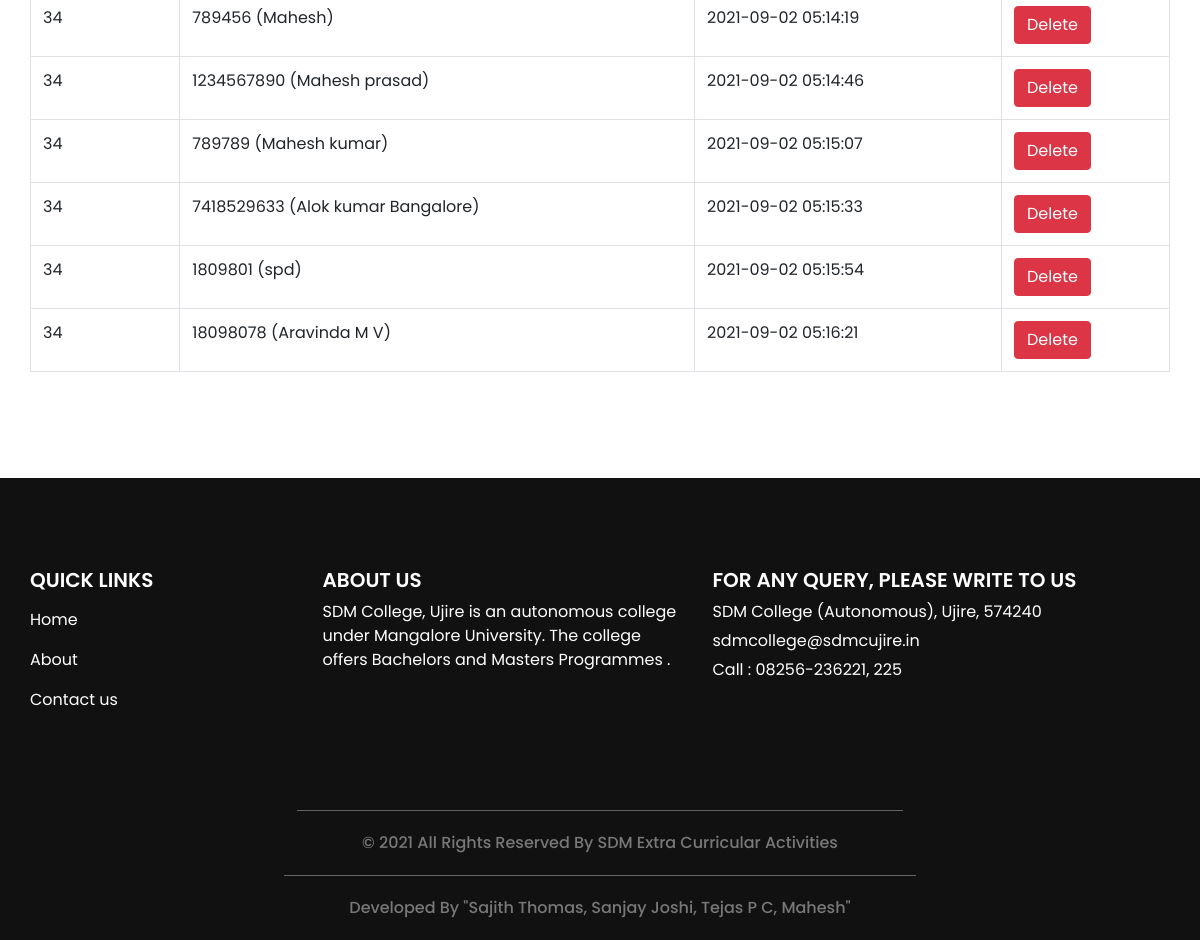
The page /view_event_apply.php (lower part) on the database as committed earlier.
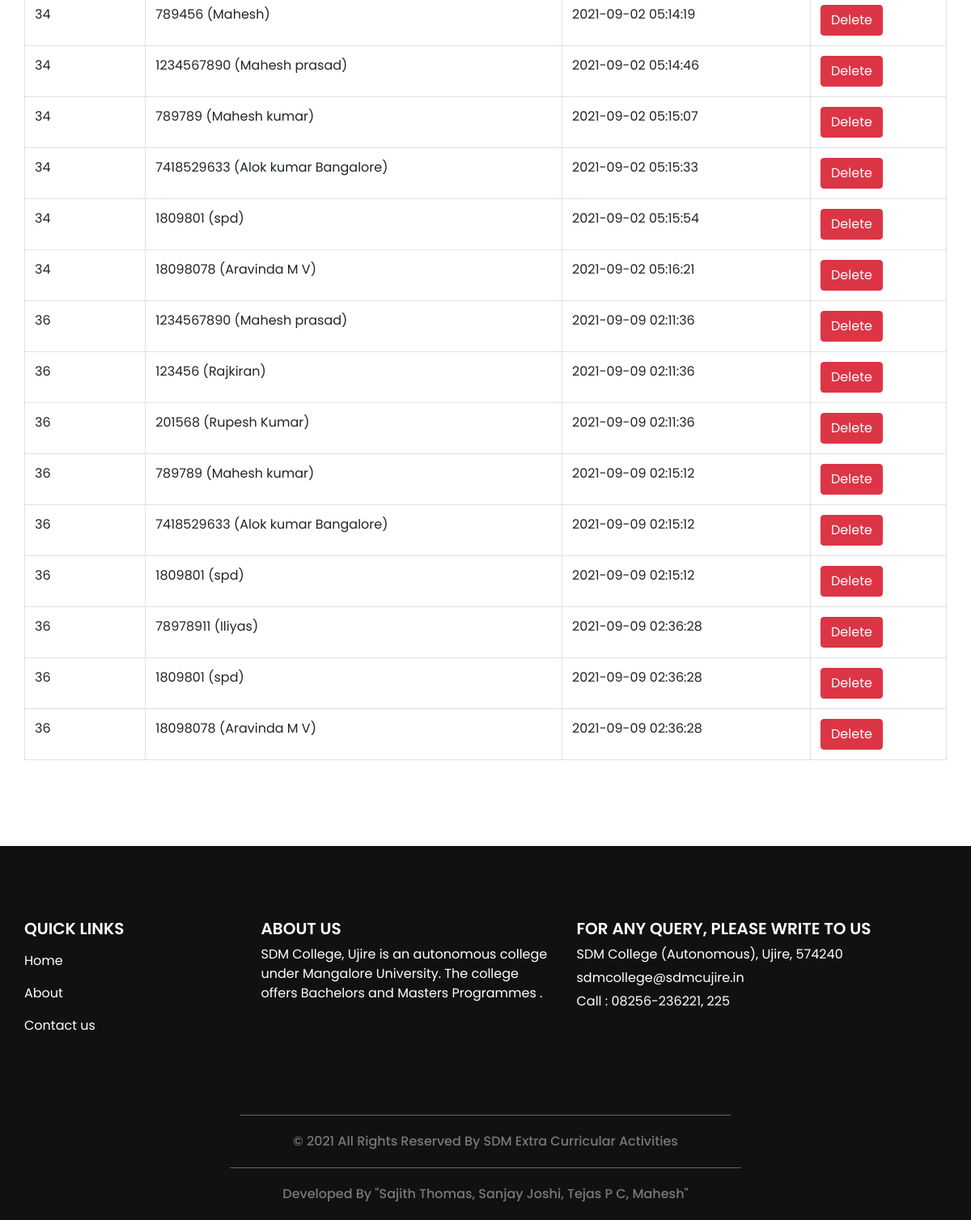
The same page on the database as committed later.
### tables this page shows
CREATE TABLE `event_participation` (
  `event_participation_id` int(11) NOT NULL,
  `event_id` int(11) NOT NULL,
  `student_id` int(11) NOT NULL,
  `event_participation_type` varchar(25) NOT NULL,
  `team` varchar(25) NOT NULL,
  `apply_dt_tim` datetime NOT NULL,
  `event_participation_status` varchar(10) NOT NULL
);

CREATE TABLE `student` (
  `student_id` int(11) NOT NULL,
  `student_name` varchar(30) NOT NULL,
  `course_id` int(11) NOT NULL,
  `student_rollno` varchar(10) NOT NULL,
  `student_password` varchar(300) NOT NULL,
  `st_class` varchar(20) NOT NULL,
  `student_image` varchar(300) NOT NULL,
  `gender` varchar(10) NOT NULL,
  `dob` date NOT NULL,
  `language` varchar(25) NOT NULL,
  `elective_paper` varchar(20) NOT NULL,
  `extension_activities` varchar(50) NOT NULL,
  `student_status` varchar(10) NOT NULL
);

### view_event_apply.php (the view, shortened to what this page needs)
<?php
include("header.php");
?>
  <section class="event_section layout_padding">
    <div class="container">
      <div class="event_container">
        <div class="">
<table id="datatableplugin" class="table table-bordered">
	<tbody>
		<?php
		$sqlview = "SELECT event_participation.*,student.student_rollno,student.student_name FROM  event_participation LEFT JOIN student ON event_participation.student_id=student.student_id";
		$qsqlview = mysqli_query($con,$sqlview);
		while($rsview = mysqli_fetch_array($qsqlview))
		{
			echo "<tr>
				<td>$rsview[event_id]</td>
				<td>$rsview[student_rollno] ($rsview[student_name])</td>
				<td>$rsview[apply_dt_tim]</td>
				<td>
				<a href='view_event_apply.php?delid=$rsview[event_participation_id]' class='btn btn-danger' onclick='return confirmdel()' >Delete</a>
				</td>
			</tr>";
		}
		?>
	</tbody>
</table>
        </div>
      </div>
    </div>
  </section>
<?php
include("footer.php");
?>

### header.php (shortened to what this page needs)
<!DOCTYPE html>
<html>
<head>
  <link rel="stylesheet" type="text/css" href="css/bootstrap.css" />
  <link href="css/style.css" rel="stylesheet" />
  <link href="css/responsive.css" rel="stylesheet" />
  <link href="css/jquery.dataTables.min.css" rel="stylesheet" />
  <link rel="stylesheet" href="https://cdnjs.cloudflare.com/ajax/libs/font-awesome/4.7.0/css/font-awesome.min.css">
</head>
<body
<?php
if(basename($_SERVER['PHP_SELF']) != "index.php")
{
?>
class="sub_page"
<?php
}
?>>

### footer.php (shortened to what this page needs)
  <section class="info_section layout_padding">
    <div class="container">
      <div class="row">
        <div class="col-md-3">
          <div class="info_menu">
            <h5>
              QUICK LINKS
            </h5>
            <ul class="navbar-nav  ">
              <li class="nav-item active">
                <a class="nav-link" href="index.php">Home <span class="sr-only">(current)</span></a>
              </li>
              <li class="nav-item">
                <a class="nav-link" href="about.php"> About </a>
              </li>
              <li class="nav-item">
                <a class="nav-link" href="contact.php">Contact us</a>
              </li>
            </ul>
          </div>
        </div>
        <div class="col-md-4">
          <div class="info_course">
            <h5>
              About Us
            </h5>
            <p>
              SDM College, Ujire is an autonomous college under Mangalore University. The college offers Bachelors and Masters Programmes .
            </p>
          </div>
        </div>
        <div class="col-md-5">
          <div class="info_news">
            <h5>
              FOR ANY QUERY, PLEASE WRITE TO US
            </h5>
            <div class="info_contact">
              <a href="">
                SDM College (Autonomous), Ujire, 574240
              </a>
              <a href="">
                sdmcollege@sdmcujire.in
              </a>
              <a href="">
                Call : 08256-236221, 225
              </a>
            </div>
          </div>
        </div>
      </div>
    </div>
  </section>
  <footer class="container-fluid footer_section">
    <p>
      &copy; 2021 All Rights Reserved By SDM Extra Curricular Activities
    </p>
  </footer>
  <footer class="container-fluid footer_section">
      <p>
        Developed By "Sajith Thomas, Sanjay Joshi, Tejas P C, Mahesh"
      </p>
  </footer>
</body>
</html>

### css/style.css (style rules this page uses)
body { font-family: "Poppins", sans-serif; color: #000000; background-color: #ffffff; }
.layout_padding { padding: 90px 0; }
a, a:hover, a:focus { text-decoration: none; }
.btn, .btn:focus { outline: none !important; -webkit-box-shadow: none; box-shadow: none; }
.info_section { background-color: #121111; color: #ffffff; }
.info_section h5 { text-transform: uppercase; font-weight: 600; }
.info_section .info_menu .navbar-nav .nav-item .nav-link { color: #ffffff; }
.info_section .info_news .info_contact { display: -webkit-box; display: -ms-flexbox; display: flex; -webkit-box-orient: vertical; -webkit-box-direction: normal; -ms-flex-direction: column; flex-direction: column; -webkit-box-align: start; -ms-flex-align: start; align-items: flex-start; }
.info_section .info_news .info_contact a { color: #ffffff; margin-bottom: 5px; }
.footer_section { background-color: #121111; font-weight: 500; display: -webkit-box; display: -ms-flexbox; display: flex; -webkit-box-pack: center; -ms-flex-pack: center; justify-content: center; }
.footer_section p { padding: 20px 65px; color: #787878; margin: 0 auto; text-align: center; border-top: 1px solid rgba(224, 224, 224, 0.4); }

### css/responsive.css (style rules this page uses)
@media (min-width: 1200px) { .container { max-width: 1170px; } }

Rows that differ between the two databases and show on the page:
added event_participation: event "36", student.student_rollno "1234567890", student.student_name "Mahesh prasad", apply_dt_tim "2021-09-09 02:11:36"
added event_participation: event "36", student.student_rollno "123456", student.student_name "Rajkiran", apply_dt_tim "2021-09-09 02:11:36"
added event_participation: event "36", student.student_rollno "201568", student.student_name "Rupesh Kumar", apply_dt_tim "2021-09-09 02:11:36"
added event_participation: event "36", student.student_rollno "789789", student.student_name "Mahesh kumar", apply_dt_tim "2021-09-09 02:15:12"
added event_participation: event "36", student.student_rollno "7418529633", student.student_name "Alok kumar Bangalore", apply_dt_tim "2021-09-09 02:15:12"
added event_participation: event "36", student.student_rollno "1809801", student.student_name "spd", apply_dt_tim "2021-09-09 02:15:12"
added event_participation: event "36", student.student_rollno "78978911", student.student_name "Iliyas", apply_dt_tim "2021-09-09 02:36:28"
added event_participation: event "36", student.student_rollno "1809801", student.student_name "spd", apply_dt_tim "2021-09-09 02:36:28"
added event_participation: event "36", student.student_rollno "18098078", student.student_name "Aravinda M V", apply_dt_tim "2021-09-09 02:36:28"
